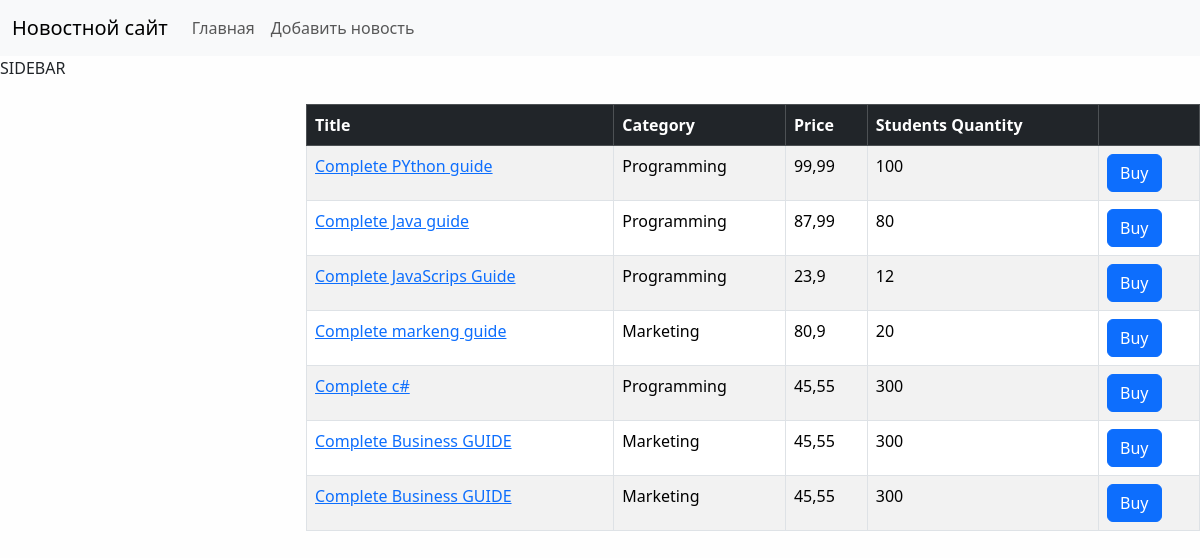
The app's page /shop/ with its own data.
### shop/models.py (models this page shows, shortened)
class Course(models.Model):
    title = models.CharField(max_length=300)
    price = models.FloatField()
    students_qty = models.IntegerField()
    reviews_qty = models.IntegerField()
    category  = models.ForeignKey(Category,on_delete=models.CASCADE)
    created_at = models.DateField(default=timezone.now)

class Category(models.Model):
    title = models.CharField(max_length=255)
    created_at = models.DateField(default=timezone.now)
    def __str__(self):
        return self.title

### shop/views.py (the view)
# urls.py: path('', index, name='home'),
def index(request):
    courses = Course.objects.all()
    c = str(datetime.now())
    return render(request, 'shop/courses.html', {'courses': courses})

### templates/shop/courses.html (shortened to what this page needs)
{% extends 'base.html' %}
{% block content %}
<table class="table mt-5 table-bordered table-striped table-hover">
    <thead class="table-dark">
    <tr>
        <th>Title</th>
        <th>Category</th>
        <th>Price</th>
        <th>Students Quantity</th>
        <th></th>
    </tr>
    <tbody>
    {% for course in courses %}
    <tr>
        <td> <a href={% url "shop:single_course" course.id %}>{{ course.title }}</a> </td>
        <td>{{ course.category }}</td>
        <td>{{ course.price }}</td>
        <td>{{ course.students_qty }}</td>
        <td><button class="btn btn-primary">Buy</button></td>
    </tr>
{% endfor %}
    </tbody>
    </thead></table>
{% endblock %}

### templates/base.html (shortened to what this page needs)
{% load static %}
<!doctype html>
<html lang="en">
<head>
    <link rel="stylesheet" href="{% static 'bootstrap/css/bootstrap.min.css' %}" >
    <link rel="stylesheet" href="{% static 'css/style.css' %}" >
</head>
<body>
{% include 'inc/_nav.html' %}
<div class="container mt-3">
    <div class="row">
        <div class="col-md-3">
            {% block sidebar %}  SIDEBAR {% endblock %}
        </div>
<div class="col-md-9">
     {% block content %} CONTENT {% endblock %}
</div>
    </div>
</body>
</html>

### templates/inc/_nav.html (shortened to what this page needs)
<nav class="navbar navbar-expand-lg bg-body-tertiary">
    <div class="container-fluid">
        <a class="navbar-brand" href="{% url 'home' %}">Новостной сайт</a>
        <div class="collapse navbar-collapse" id="navbarSupportedContent">
            <ul class="navbar-nav me-auto mb-2 mb-lg-0">
                <li class="nav-item">
                    <a class="nav-link" href="{% url 'home' %}">Главная</a>
                </li>
                <li class="nav-item">
                    <a class="nav-link" href="{% url 'add_news' %}">Добавить новость</a>
                </li>
            </ul>
        </div>
    </div>
</nav

### base/static/css/style.css (style rules this page uses)
body { background-color: #fefefe; }

### records on screen
Course: title "Complete PYthon guide", category "Programming", price "99,99", students_qty "100"
Course: title "Complete Java guide", category "Programming", price "87,99", students_qty "80"
Course: title "Complete JavaScrips Guide", category "Programming", price "23,9", students_qty "12"
Course: title "Complete markeng guide", category "Marketing", price "80,9", students_qty "20"
Course: title "Complete c#", category "Programming", price "45,55", students_qty "300"
Course: title "Complete Business GUIDE", category "Marketing", price "45,55", students_qty "300"
Course: title "Complete Business GUIDE", category "Marketing", price "45,55", students_qty "300"
